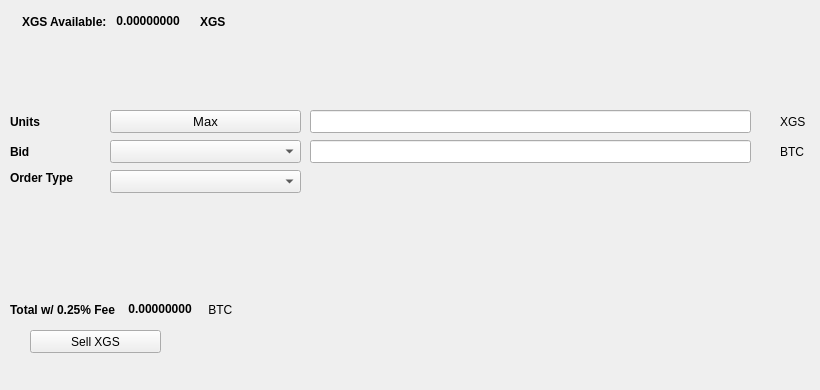
   <widget class="QWidget" name="SellTab">
    <attribute name="title">
     <string>Sell</string>
    </attribute>
    <widget class="QLabel" name="label_16">
     <property name="geometry">
      <rect>
       <x>780</x>
       <y>140</y>
       <width>31</width>
       <height>23</height>
      </rect>
     </property>
     <property name="text">
      <string>BTC</string>
     </property>
    </widget>
    <widget class="QComboBox" name="SellBidcomboBox">
     <property name="geometry">
      <rect>
       <x>110</x>
       <y>140</y>
       <width>191</width>
       <height>23</height>
      </rect>
     </property>
     <property name="font">
      <font>
       <pointsize>10</pointsize>
      </font>
     </property>
    </widget>
    <widget class="QLabel" name="label_18">
     <property name="geometry">
      <rect>
       <x>10</x>
       <y>110</y>
       <width>46</width>
       <height>23</height>
      </rect>
     </property>
     <property name="font">
      <font>
       <weight>75</weight>
       <bold>true</bold>
      </font>
     </property>
     <property name="text">
      <string>Units</string>
     </property>
    </widget>
    <widget class="QPushButton" name="Sell_Max_Amount">
     <property name="geometry">
      <rect>
       <x>110</x>
       <y>110</y>
       <width>191</width>
       <height>23</height>
      </rect>
     </property>
     <property name="font">
      <font>
       <pointsize>10</pointsize>
      </font>
     </property>
     <property name="text">
      <string>Max</string>
     </property>
    </widget>
    <widget class="QLabel" name="label_20">
     <property name="geometry">
      <rect>
       <x>10</x>
       <y>170</y>
       <width>91</width>
       <height>16</height>
      </rect>
     </property>
     <property name="font">
      <font>
       <weight>75</weight>
       <bold>true</bold>
      </font>
     </property>
     <property name="text">
      <string>Order Type</string>
     </property>
    </widget>
    <widget class="QComboBox" name="SellOrdertypeCombo">
     <property name="geometry">
      <rect>
       <x>110</x>
       <y>170</y>
       <width>191</width>
       <height>23</height>
      </rect>
     </property>
     <property name="font">
      <font>
       <pointsize>10</pointsize>
      </font>
     </property>
    </widget>
    <widget class="QLabel" name="label_21">
     <property name="geometry">
      <rect>
       <x>10</x>
       <y>140</y>
       <width>46</width>
       <height>23</height>
      </rect>
     </property>
     <property name="font">
      <font>
       <weight>75</weight>
       <bold>true</bold>
      </font>
     </property>
     <property name="text">
      <string>Bid</string>
     </property>
    </widget>
    <widget class="QLabel" name="label_22">
     <property name="geometry">
      <rect>
       <x>780</x>
       <y>110</y>
       <width>31</width>
       <height>23</height>
      </rect>
     </property>
     <property name="text">
      <string>XGS</string>
     </property>
    </widget>
    <widget class="QLineEdit" name="UnitsInputXGS">
     <property name="geometry">
      <rect>
       <x>310</x>
       <y>110</y>
       <width>441</width>
       <height>23</height>
      </rect>
     </property>
     <property name="font">
      <font>
       <pointsize>9</pointsize>
       <weight>75</weight>
       <bold>true</bold>
      </font>
     </property>
    </widget>
    <widget class="QLineEdit" name="SellBidPriceEdit">
     <property name="geometry">
      <rect>
       <x>310</x>
       <y>140</y>
       <width>441</width>
       <height>23</height>
      </rect>
     </property>
     <property name="font">
      <font>
       <pointsize>9</pointsize>
       <weight>75</weight>
       <bold>true</bold>
      </font>
     </property>
    </widget>
    <widget class="QPushButton" name="SellXGSBTN">
     <property name="geometry">
      <rect>
       <x>30</x>
       <y>330</y>
       <width>131</width>
       <height>23</height>
      </rect>
     </property>
     <property name="text">
      <string>Sell XGS</string>
     </property>
     <property name="icon">
      <iconset resource="../genesisx">
       <normaloff>:/icons/bitcoin</normaloff>:/icons/bitcoin</iconset>
     </property>
    </widget>
    <widget class="QWidget" name="layoutWidget3">
     <property name="geometry">
      <rect>
       <x>22</x>
       <y>12</y>
       <width>258</width>
       <height>19</height>
      </rect>
     </property>
     <layout class="QHBoxLayout" name="horizontalLayout">
      <item>
       <widget class="QLabel" name="label232_2">
        <property name="font">
         <font>
          <weight>75</weight>
          <bold>true</bold>
         </font>
        </property>
        <property name="text">
         <string>XGS Available:</string>
        </property>
       </widget>
      </item>
      <item>
       <widget class="QLabel" name="XGSAvailableLabel">
        <property name="palette">
         <palette>
          <active>
           <colorrole role="WindowText">
            <brush brushstyle="SolidPattern">
             <color alpha="255">
              <red>0</red>
              <green>0</green>
              <blue>0</blue>
             </color>
            </brush>
           </colorrole>
           <colorrole role="Button">
            <brush brushstyle="SolidPattern">
             <color alpha="255">
              <red>0</red>
              <green>170</green>
              <blue>0</blue>
             </color>
            </brush>
           </colorrole>
           <colorrole role="Light">
            <brush brushstyle="SolidPattern">
             <color alpha="255">
              <red>0</red>
              <green>255</green>
              <blue>0</blue>
             </color>
            </brush>
           </colorrole>
           <colorrole role="Midlight">
            <brush brushstyle="SolidPattern">
             <color alpha="255">
              <red>0</red>
              <green>212</green>
              <blue>0</blue>
             </color>
            </brush>
           </colorrole>
           <colorrole role="Dark">
            <brush brushstyle="SolidPattern">
             <color alpha="255">
              <red>0</red>
              <green>85</green>
              <blue>0</blue>
             </color>
            </brush>
           </colorrole>
           <colorrole role="Mid">
            <brush brushstyle="SolidPattern">
             <color alpha="255">
              <red>0</red>
              <green>113</green>
              <blue>0</blue>
             </color>
            </brush>
           </colorrole>
           <colorrole role="Text">
            <brush brushstyle="SolidPattern">
             <color alpha="255">
              <red>0</red>
              <green>170</green>
              <blue>0</blue>
             </color>
            </brush>
           </colorrole>
           <colorrole role="BrightText">
            <brush brushstyle="SolidPattern">
             <color alpha="255">
              <red>255</red>
              <green>255</green>
              <blue>255</blue>
             </color>
            </brush>
           </colorrole>
           <colorrole role="ButtonText">
            <brush brushstyle="SolidPattern">
             <color alpha="255">
              <red>0</red>
              <green>0</green>
              <blue>0</blue>
             </color>
            </brush>
           </colorrole>
           <colorrole role="Base">
            <brush brushstyle="SolidPattern">
             <color alpha="255">
              <red>255</red>
              <green>255</green>
              <blue>255</blue>
             </color>
            </brush>
           </colorrole>
           <colorrole role="Window">
            <brush brushstyle="SolidPattern">
             <color alpha="255">
              <red>0</red>
              <green>170</green>
              <blue>0</blue>
             </color>
            </brush>
           </colorrole>
           <colorrole role="Shadow">
            <brush brushstyle="SolidPattern">
             <color alpha="255">
              <red>0</red>
              <green>0</green>
              <blue>0</blue>
             </color>
            </brush>
           </colorrole>
           <colorrole role="AlternateBase">
            <brush brushstyle="SolidPattern">
             <color alpha="255">
              <red>127</red>
              <green>212</green>
              <blue>127</blue>
             </color>
            </brush>
           </colorrole>
           <colorrole role="ToolTipBase">
            <brush brushstyle="SolidPattern">
             <color alpha="255">
              <red>255</red>
              <green>255</green>
              <blue>220</blue>
             </color>
            </brush>
           </colorrole>
           <colorrole role="ToolTipText">
            <brush brushstyle="SolidPattern">
             <color alpha="255">
              <red>0</red>
              <green>0</green>
              <blue>0</blue>
             </color>
            </brush>
           </colorrole>
          </active>
          <inactive>
           <colorrole role="WindowText">
            <brush brushstyle="SolidPattern">
             <color alpha="255">
              <red>0</red>
              <green>0</green>
              <blue>0</blue>
             </color>
            </brush>
           </colorrole>
           <colorrole role="Button">
            <brush brushstyle="SolidPattern">
             <color alpha="255">
              <red>0</red>
              <green>170</green>
              <blue>0</blue>
             </color>
            </brush>
           </colorrole>
           <colorrole role="Light">
            <brush brushstyle="SolidPattern">
             <color alpha="255">
              <red>0</red>
              <green>255</green>
              <blue>0</blue>
             </color>
            </brush>
           </colorrole>
           <colorrole role="Midlight">
            <brush brushstyle="SolidPattern">
             <color alpha="255">
              <red>0</red>
              <green>212</green>
              <blue>0</blue>
             </color>
            </brush>
           </colorrole>
           <colorrole role="Dark">
            <brush brushstyle="SolidPattern">
             <color alpha="255">
              <red>0</red>
              <green>85</green>
              <blue>0</blue>
             </color>
            </brush>
           </colorrole>
           <colorrole role="Mid">
            <brush brushstyle="SolidPattern">
             <color alpha="255">
              <red>0</red>
              <green>113</green>
              <blue>0</blue>
             </color>
            </brush>
           </colorrole>
           <colorrole role="Text">
            <brush brushstyle="SolidPattern">
             <color alpha="255">
              <red>0</red>
              <green>170</green>
              <blue>0</blue>
             </color>
            </brush>
           </colorrole>
           <colorrole role="BrightText">
            <brush brushstyle="SolidPattern">
             <color alpha="255">
              <red>255</red>
              <green>255</green>
              <blue>255</blue>
             </color>
            </brush>
           </colorrole>
           <colorrole role="ButtonText">
            <brush brushstyle="SolidPattern">
             <color alpha="255">
              <red>0</red>
              <green>0</green>
              <blue>0</blue>
             </color>
            </brush>
           </colorrole>
           <colorrole role="Base">
            <brush brushstyle="SolidPattern">
             <color alpha="255">
              <red>255</red>
              <green>255</green>
              <blue>255</blue>
             </color>
            </brush>
           </colorrole>
           <colorrole role="Window">
            <brush brushstyle="SolidPattern">
             <color alpha="255">
              <red>0</red>
              <green>170</green>
              <blue>0</blue>
             </color>
            </brush>
           </colorrole>
           <colorrole role="Shadow">
            <brush brushstyle="SolidPattern">
             <color alpha="255">
              <red>0</red>
              <green>0</green>
              <blue>0</blue>
             </color>
            </brush>
           </colorrole>
           <colorrole role="AlternateBase">
            <brush brushstyle="SolidPattern">
             <color alpha="255">
              <red>127</red>
              <green>212</green>
              <blue>127</blue>
             </color>
            </brush>
           </colorrole>
           <colorrole role="ToolTipBase">
            <brush brushstyle="SolidPattern">
             <color alpha="255">
              <red>255</red>
              <green>255</green>
              <blue>220</blue>
             </color>
            </brush>
           </colorrole>
           <colorrole role="ToolTipText">
            <brush brushstyle="SolidPattern">
             <color alpha="255">
              <red>0</red>
              <green>0</green>
              <blue>0</blue>
             </color>
            </brush>
           </colorrole>
          </inactive>
          <disabled>
           <colorrole role="WindowText">
            <brush brushstyle="SolidPattern">
             <color alpha="255">
              <red>0</red>
              <green>85</green>
              <blue>0</blue>
             </color>
            </brush>
           </colorrole>
           <colorrole role="Button">
            <brush brushstyle="SolidPattern">
             <color alpha="255">
              <red>0</red>
              <green>170</green>
              <blue>0</blue>
             </color>
            </brush>
           </colorrole>
           <colorrole role="Light">
            <brush brushstyle="SolidPattern">
             <color alpha="255">
              <red>0</red>
              <green>255</green>
              <blue>0</blue>
             </color>
            </brush>
           </colorrole>
           <colorrole role="Midlight">
            <brush brushstyle="SolidPattern">
             <color alpha="255">
              <red>0</red>
              <green>212</green>
              <blue>0</blue>
             </color>
            </brush>
           </colorrole>
           <colorrole role="Dark">
            <brush brushstyle="SolidPattern">
             <color alpha="255">
              <red>0</red>
              <green>85</green>
              <blue>0</blue>
             </color>
            </brush>
           </colorrole>
           <colorrole role="Mid">
            <brush brushstyle="SolidPattern">
             <color alpha="255">
              <red>0</red>
              <green>113</green>
              <blue>0</blue>
             </color>
            </brush>
           </colorrole>
           <colorrole role="Text">
            <brush brushstyle="SolidPattern">
             <color alpha="255">
              <red>0</red>
              <green>85</green>
              <blue>0</blue>
             </color>
            </brush>
           </colorrole>
           <colorrole role="BrightText">
            <brush brushstyle="SolidPattern">
             <color alpha="255">
              <red>255</red>
              <green>255</green>
              <blue>255</blue>
             </color>
            </brush>
           </colorrole>
           <colorrole role="ButtonText">
            <brush brushstyle="SolidPattern">
             <color alpha="255">
              <red>0</red>
              <green>85</green>
              <blue>0</blue>
             </color>
            </brush>
           </colorrole>
           <colorrole role="Base">
            <brush brushstyle="SolidPattern">
             <color alpha="255">
              <red>0</red>
              <green>170</green>
              <blue>0</blue>
             </color>
            </brush>
           </colorrole>
           <colorrole role="Window">
            <brush brushstyle="SolidPattern">
             <color alpha="255">
              <red>0</red>
              <green>170</green>
              <blue>0</blue>
             </color>
            </brush>
           </colorrole>
           <colorrole role="Shadow">
            <brush brushstyle="SolidPattern">
             <color alpha="255">
              <red>0</red>
              <green>0</green>
              <blue>0</blue>
             </color>
            </brush>
           </colorrole>
           <colorrole role="AlternateBase">
            <brush brushstyle="SolidPattern">
             <color alpha="255">
              <red>0</red>
              <green>170</green>
              <blue>0</blue>
             </color>
            </brush>
           </colorrole>
           <colorrole role="ToolTipBase">
            <brush brushstyle="SolidPattern">
             <color alpha="255">
              <red>255</red>
              <green>255</green>
              <blue>220</blue>
             </color>
            </brush>
           </colorrole>
           <colorrole role="ToolTipText">
            <brush brushstyle="SolidPattern">
             <color alpha="255">
              <red>0</red>
              <green>0</green>
              <blue>0</blue>
             </color>
            </brush>
           </colorrole>
          </disabled>
         </palette>
        </property>
        <property name="font">
         <font>
          <weight>75</weight>
          <bold>true</bold>
         </font>
        </property>
        <property name="text">
         <string> 0.00000000 </string>
        </property>
        <property name="textInteractionFlags">
         <set>Qt::LinksAccessibleByMouse|Qt::TextSelectableByKeyboard|Qt::TextSelectableByMouse</set>
        </property>
       </widget>
      </item>
      <item>
       <widget class="QLabel" name="labelXGS">
        <property name="font">
         <font>
          <weight>75</weight>
          <bold>true</bold>
         </font>
        </property>
        <property name="text">
         <string>XGS</string>
        </property>
       </widget>
      </item>
     </layout>
    </widget>
    <widget class="QWidget" name="layoutWidget">
     <property name="geometry">
      <rect>
       <x>10</x>
       <y>300</y>
       <width>268</width>
       <height>19</height>
      </rect>
     </property>
     <layout class="QHBoxLayout" name="horizontalLayout_2">
      <item>
       <widget class="QLabel" name="label_19">
        <property name="font">
         <font>
          <weight>75</weight>
          <bold>true</bold>
         </font>
        </property>
        <property name="text">
         <string>Total w/ 0.25% Fee </string>
        </property>
       </widget>
      </item>
      <item>
       <widget class="QLabel" name="SellCostLabel">
        <property name="palette">
         <palette>
          <active>
           <colorrole role="WindowText">
            <brush brushstyle="SolidPattern">
             <color alpha="255">
              <red>0</red>
              <green>0</green>
              <blue>0</blue>
             </color>
            </brush>
           </colorrole>
           <colorrole role="Button">
            <brush brushstyle="SolidPattern">
             <color alpha="255">
              <red>0</red>
              <green>170</green>
              <blue>0</blue>
             </color>
            </brush>
           </colorrole>
           <colorrole role="Light">
            <brush brushstyle="SolidPattern">
             <color alpha="255">
              <red>0</red>
              <green>255</green>
              <blue>0</blue>
             </color>
            </brush>
           </colorrole>
           <colorrole role="Midlight">
            <brush brushstyle="SolidPattern">
             <color alpha="255">
              <red>0</red>
              <green>212</green>
              <blue>0</blue>
             </color>
            </brush>
           </colorrole>
           <colorrole role="Dark">
            <brush brushstyle="SolidPattern">
             <color alpha="255">
              <red>0</red>
              <green>85</green>
              <blue>0</blue>
             </color>
            </brush>
           </colorrole>
           <colorrole role="Mid">
            <brush brushstyle="SolidPattern">
             <color alpha="255">
              <red>0</red>
              <green>113</green>
              <blue>0</blue>
             </color>
            </brush>
           </colorrole>
           <colorrole role="Text">
            <brush brushstyle="SolidPattern">
             <color alpha="255">
              <red>0</red>
              <green>170</green>
              <blue>0</blue>
             </color>
            </brush>
           </colorrole>
           <colorrole role="BrightText">
            <brush brushstyle="SolidPattern">
             <color alpha="255">
              <red>255</red>
              <green>255</green>
              <blue>255</blue>
             </color>
            </brush>
           </colorrole>
           <colorrole role="ButtonText">
            <brush brushstyle="SolidPattern">
             <color alpha="255">
              <red>0</red>
              <green>0</green>
              <blue>0</blue>
             </color>
            </brush>
           </colorrole>
           <colorrole role="Base">
            <brush brushstyle="SolidPattern">
             <color alpha="255">
              <red>255</red>
              <green>255</green>
              <blue>255</blue>
             </color>
            </brush>
           </colorrole>
           <colorrole role="Window">
            <brush brushstyle="SolidPattern">
             <color alpha="255">
              <red>0</red>
              <green>170</green>
              <blue>0</blue>
             </color>
            </brush>
           </colorrole>
           <colorrole role="Shadow">
            <brush brushstyle="SolidPattern">
             <color alpha="255">
              <red>0</red>
              <green>0</green>
              <blue>0</blue>
             </color>
            </brush>
           </colorrole>
           <colorrole role="AlternateBase">
            <brush brushstyle="SolidPattern">
             <color alpha="255">
              <red>127</red>
              <green>212</green>
              <blue>127</blue>
             </color>
            </brush>
           </colorrole>
           <colorrole role="ToolTipBase">
            <brush brushstyle="SolidPattern">
             <color alpha="255">
              <red>255</red>
              <green>255</green>
              <blue>220</blue>
             </color>
            </brush>
           </colorrole>
           <colorrole role="ToolTipText">
            <brush brushstyle="SolidPattern">
             <color alpha="255">
              <red>0</red>
              <green>0</green>
              <blue>0</blue>
             </color>
            </brush>
           </colorrole>
          </active>
          <inactive>
           <colorrole role="WindowText">
            <brush brushstyle="SolidPattern">
             <color alpha="255">
              <red>0</red>
              <green>0</green>
              <blue>0</blue>
             </color>
            </brush>
           </colorrole>
           <colorrole role="Button">
            <brush brushstyle="SolidPattern">
             <color alpha="255">
              <red>0</red>
              <green>170</green>
              <blue>0</blue>
             </color>
            </brush>
           </colorrole>
           <colorrole role="Light">
            <brush brushstyle="SolidPattern">
             <color alpha="255">
              <red>0</red>
              <green>255</green>
              <blue>0</blue>
             </color>
            </brush>
           </colorrole>
           <colorrole role="Midlight">
            <brush brushstyle="SolidPattern">
             <color alpha="255">
              <red>0</red>
              <green>212</green>
              <blue>0</blue>
             </color>
            </brush>
           </colorrole>
           <colorrole role="Dark">
            <brush brushstyle="SolidPattern">
             <color alpha="255">
              <red>0</red>
              <green>85</green>
              <blue>0</blue>
             </color>
            </brush>
           </colorrole>
           <colorrole role="Mid">
            <brush brushstyle="SolidPattern">
             <color alpha="255">
              <red>0</red>
              <green>113</green>
              <blue>0</blue>
             </color>
            </brush>
           </colorrole>
           <colorrole role="Text">
            <brush brushstyle="SolidPattern">
             <color alpha="255">
              <red>0</red>
              <green>170</green>
              <blue>0</blue>
             </color>
            </brush>
           </colorrole>
           <colorrole role="BrightText">
            <brush brushstyle="SolidPattern">
             <color alpha="255">
              <red>255</red>
              <green>255</green>
              <blue>255</blue>
             </color>
            </brush>
           </colorrole>
           <colorrole role="ButtonText">
            <brush brushstyle="SolidPattern">
             <color alpha="255">
              <red>0</red>
              <green>0</green>
              <blue>0</blue>
             </color>
            </brush>
           </colorrole>
           <colorrole role="Base">
            <brush brushstyle="SolidPattern">
             <color alpha="255">
              <red>255</red>
              <green>255</green>
              <blue>255</blue>
             </color>
            </brush>
           </colorrole>
           <colorrole role="Window">
            <brush brushstyle="SolidPattern">
             <color alpha="255">
              <red>0</red>
              <green>170</green>
              <blue>0</blue>
             </color>
            </brush>
           </colorrole>
           <colorrole role="Shadow">
            <brush brushstyle="SolidPattern">
             <color alpha="255">
              <red>0</red>
              <green>0</green>
              <blue>0</blue>
             </color>
            </brush>
           </colorrole>
           <colorrole role="AlternateBase">
            <brush brushstyle="SolidPattern">
             <color alpha="255">
              <red>127</red>
              <green>212</green>
              <blue>127</blue>
             </color>
            </brush>
           </colorrole>
           <colorrole role="ToolTipBase">
            <brush brushstyle="SolidPattern">
             <color alpha="255">
              <red>255</red>
              <green>255</green>
              <blue>220</blue>
             </color>
            </brush>
           </colorrole>
           <colorrole role="ToolTipText">
            <brush brushstyle="SolidPattern">
             <color alpha="255">
              <red>0</red>
              <green>0</green>
              <blue>0</blue>
             </color>
            </brush>
           </colorrole>
          </inactive>
          <disabled>
           <colorrole role="WindowText">
            <brush brushstyle="SolidPattern">
             <color alpha="255">
              <red>0</red>
              <green>85</green>
              <blue>0</blue>
             </color>
            </brush>
           </colorrole>
           <colorrole role="Button">
            <brush brushstyle="SolidPattern">
             <color alpha="255">
              <red>0</red>
              <green>170</green>
              <blue>0</blue>
             </color>
            </brush>
           </colorrole>
           <colorrole role="Light">
            <brush brushstyle="SolidPattern">
             <color alpha="255">
              <red>0</red>
              <green>255</green>
              <blue>0</blue>
             </color>
            </brush>
           </colorrole>
           <colorrole role="Midlight">
            <brush brushstyle="SolidPattern">
             <color alpha="255">
              <red>0</red>
              <green>212</green>
              <blue>0</blue>
             </color>
            </brush>
           </colorrole>
           <colorrole role="Dark">
            <brush brushstyle="SolidPattern">
             <color alpha="255">
              <red>0</red>
              <green>85</green>
              <blue>0</blue>
             </color>
            </brush>
           </colorrole>
           <colorrole role="Mid">
            <brush brushstyle="SolidPattern">
             <color alpha="255">
              <red>0</red>
              <green>113</green>
              <blue>0</blue>
             </color>
            </brush>
           </colorrole>
           <colorrole role="Text">
            <brush brushstyle="SolidPattern">
             <color alpha="255">
              <red>0</red>
              <green>85</green>
              <blue>0</blue>
             </color>
            </brush>
           </colorrole>
           <colorrole role="BrightText">
            <brush brushstyle="SolidPattern">
             <color alpha="255">
              <red>255</red>
              <green>255</green>
              <blue>255</blue>
             </color>
            </brush>
           </colorrole>
           <colorrole role="ButtonText">
            <brush brushstyle="SolidPattern">
             <color alpha="255">
              <red>0</red>
              <green>85</green>
              <blue>0</blue>
             </color>
            </brush>
           </colorrole>
           <colorrole role="Base">
            <brush brushstyle="SolidPattern">
             <color alpha="255">
              <red>0</red>
              <green>170</green>
              <blue>0</blue>
             </color>
            </brush>
           </colorrole>
           <colorrole role="Window">
            <brush brushstyle="SolidPattern">
             <color alpha="255">
              <red>0</red>
              <green>170</green>
              <blue>0</blue>
             </color>
            </brush>
           </colorrole>
           <colorrole role="Shadow">
            <brush brushstyle="SolidPattern">
             <color alpha="255">
              <red>0</red>
              <green>0</green>
              <blue>0</blue>
             </color>
            </brush>
           </colorrole>
           <colorrole role="AlternateBase">
            <brush brushstyle="SolidPattern">
             <color alpha="255">
              <red>0</red>
              <green>170</green>
              <blue>0</blue>
             </color>
            </brush>
           </colorrole>
           <colorrole role="ToolTipBase">
            <brush brushstyle="SolidPattern">
             <color alpha="255">
              <red>255</red>
              <green>255</green>
              <blue>220</blue>
             </color>
            </brush>
           </colorrole>
           <colorrole role="ToolTipText">
            <brush brushstyle="SolidPattern">
             <color alpha="255">
              <red>0</red>
              <green>0</green>
              <blue>0</blue>
             </color>
            </brush>
           </colorrole>
          </disabled>
         </palette>
        </property>
        <property name="font">
         <font>
          <weight>75</weight>
          <bold>true</bold>
         </font>
        </property>
        <property name="autoFillBackground">
         <bool>false</bool>
        </property>
        <property name="text">
         <string> 0.00000000</string>
        </property>
        <property name="textInteractionFlags">
         <set>Qt::LinksAccessibleByMouse|Qt::TextSelectableByMouse</set>
        </property>
       </widget>
      </item>
      <item>
       <widget class="QLabel" name="label_17">
        <property name="font">
         <font>
          <weight>50</weight>
          <bold>false</bold>
         </font>
        </property>
        <property name="text">
         <string> BTC</string>
        </property>
       </widget>
      </item>
     </layout>
    </widget>
    <widget class="QLabel" name="label_23">
     <property name="geometry">
      <rect>
       <x>460</x>
       <y>300</y>
       <width>281</width>
       <height>81</height>
      </rect>
     </property>
     <property name="text">
      <string/>
     </property>
     <property name="pixmap">
      <pixmap>:/images/bittrex</pixmap>
     </property>
    </widget>
   </widget>
